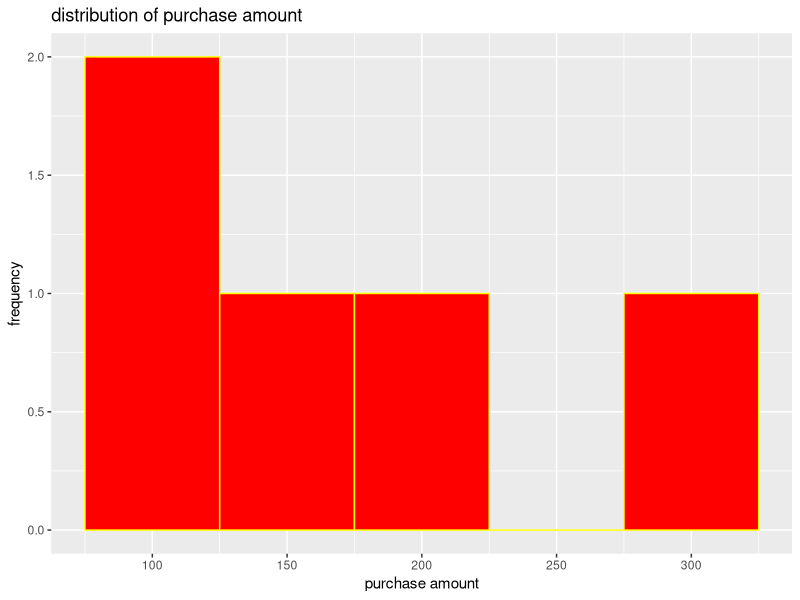

Source code (R):
library(dplyr)
library(ggplot2)

purchase_data<-data.frame(
  cid=c(101,102,103,104,105),
  pa=c(150,200,120,300,80)
)

meanp<-mean(purchase_data$pa)
medianp<-median(purchase_data$pa)
sdp<-sd(purchase_data$pa)
q1p<-quantile(purchase_data$pa,probs=0.25)
q3p<-quantile(purchase_data$pa,probs=0.75)

cat("mean purchase amount",meanp,"\n")
cat("median purchase amount",medianp,"\n")
cat("sd  purchase amount",sdp,"\n")
cat("quantile one purchase amount",q1p,"\n")
cat("quantile three purchase amount",q3p,"\n")

ggplot(purchase_data,aes(x=pa))+geom_histogram(binwidth=50,fill="red",color="yellow")+
  labs(title="distribution of purchase amount ",x="purchase amount",y="frequency")
